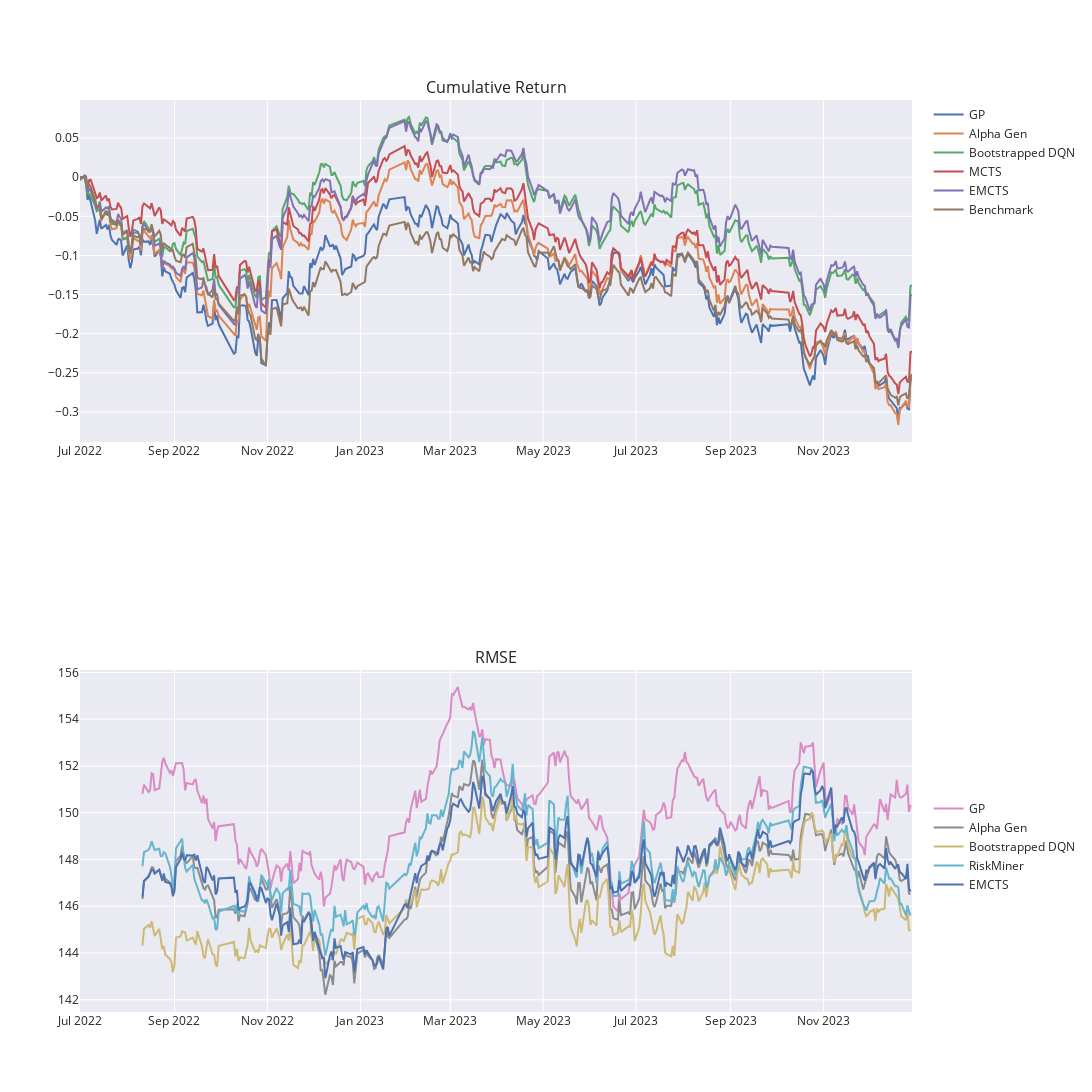

The cell this chart's notebook holds for it:
### Code cell
import plotly.express as px
from plotly.subplots import make_subplots
import plotly.graph_objects as go

fig = make_subplots(rows=2, cols=1,subplot_titles=["Cumulative Return", "RMSE"])


for col in ['GP', 'Alpha Gen', 'Bootstrapped DQN', 'MCTS', 'EMCTS', 'Benchmark']:#df_com.columns:
    fig.add_trace(
        go.Scatter(
            x=df_com.index,   
            y=df_com[col],    
            mode='lines',
            name=col,
            legendgroup = '1',
        ),
        row=1, 
        col=1
    )

for col in ['GP', 'Alpha Gen', 'Bootstrapped DQN', 'RiskMiner', 'EMCTS']:#df_rmse_ma.columns:
    fig.add_trace(
        go.Scatter(
            x=df_rmse_ma.index,
            y=df_rmse_ma[col],    
            mode='lines',
            name=col,
            legendgroup = '2',
        ),
        row=2, 
        col=1
    )

# Update the layout to add the title and template
fig.update_layout(
    template='seaborn',
    autosize=False,
    width=1200,
    height=1200,
    legend_tracegroupgap=580,
    legend_groupclick="toggleitem"
)

fig.show()


# fig = px.line(df_com, y=["Bootstrapped DQN","Alpha Gen","GP","Benchmark"], 
#             #   x="lifeExp", 
#               title='Cumulative Return',
#               template="seaborn",
#               )
# fig.show()

### Figure 1 — Plotly figure (JSON) as saved in the notebook; plotly's stock layout.template omitted (floating-point values rounded to 4 significant figures; data arrays with more than 128 entries replaced by an {"elided": "..."} marker saying what was removed)
{"data": [{"legendgroup": "1", "mode": "lines", "name": "GP", "type": "scatter", "x": {"elided": "367 str values"}, "xaxis": "x", "y": {"elided": "367 float values"}, "yaxis": "y"}, {"legendgroup": "1", "mode": "lines", "name": "Alpha Gen", "type": "scatter", "x": {"elided": "367 str values"}, "xaxis": "x", "y": {"elided": "367 float values"}, "yaxis": "y"}, {"legendgroup": "1", "mode": "lines", "name": "Bootstrapped DQN", "type": "scatter", "x": {"elided": "367 str values"}, "xaxis": "x", "y": {"elided": "367 float values"}, "yaxis": "y"}, {"legendgroup": "1", "mode": "lines", "name": "MCTS", "type": "scatter", "x": {"elided": "367 str values"}, "xaxis": "x", "y": {"elided": "367 float values"}, "yaxis": "y"}, {"legendgroup": "1", "mode": "lines", "name": "EMCTS", "type": "scatter", "x": {"elided": "367 str values"}, "xaxis": "x", "y": {"elided": "367 float values"}, "yaxis": "y"}, {"legendgroup": "1", "mode": "lines", "name": "Benchmark", "type": "scatter", "x": {"elided": "367 str values"}, "xaxis": "x", "y": {"elided": "367 float values"}, "yaxis": "y"}, {"legendgroup": "2", "mode": "lines", "name": "GP", "type": "scatter", "x": {"elided": "367 str values"}, "xaxis": "x2", "y": {"elided": "367 float values"}, "yaxis": "y2"}, {"legendgroup": "2", "mode": "lines", "name": "Alpha Gen", "type": "scatter", "x": {"elided": "367 str values"}, "xaxis": "x2", "y": {"elided": "367 float values"}, "yaxis": "y2"}, {"legendgroup": "2", "mode": "lines", "name": "Bootstrapped DQN", "type": "scatter", "x": {"elided": "367 str values"}, "xaxis": "x2", "y": {"elided": "367 float values"}, "yaxis": "y2"}, {"legendgroup": "2", "mode": "lines", "name": "RiskMiner", "type": "scatter", "x": {"elided": "367 str values"}, "xaxis": "x2", "y": {"elided": "367 float values"}, "yaxis": "y2"}, {"legendgroup": "2", "mode": "lines", "name": "EMCTS", "type": "scatter", "x": {"elided": "367 str values"}, "xaxis": "x2", "y": {"elided": "367 float values"}, "yaxis": "y2"}], "layout": {"annotations": [{"font": {"size": 16}, "showarrow": false, "text": "Cumulative Return", "x": 0.5, "xanchor": "center", "xref": "paper", "y": 1, "yanchor": "bottom", "yref": "paper"}, {"font": {"size": 16}, "showarrow": false, "text": "RMSE", "x": 0.5, "xanchor": "center", "xref": "paper", "y": 0.375, "yanchor": "bottom", "yref": "paper"}], "autosize": false, "height": 1200, "legend": {"groupclick": "toggleitem", "tracegroupgap": 580}, "width": 1200, "xaxis": {"anchor": "y", "domain": [0, 1]}, "xaxis2": {"anchor": "y2", "domain": [0, 1]}, "yaxis": {"anchor": "x", "domain": [0.625, 1]}, "yaxis2": {"anchor": "x2", "domain": [0, 0.375]}}}
